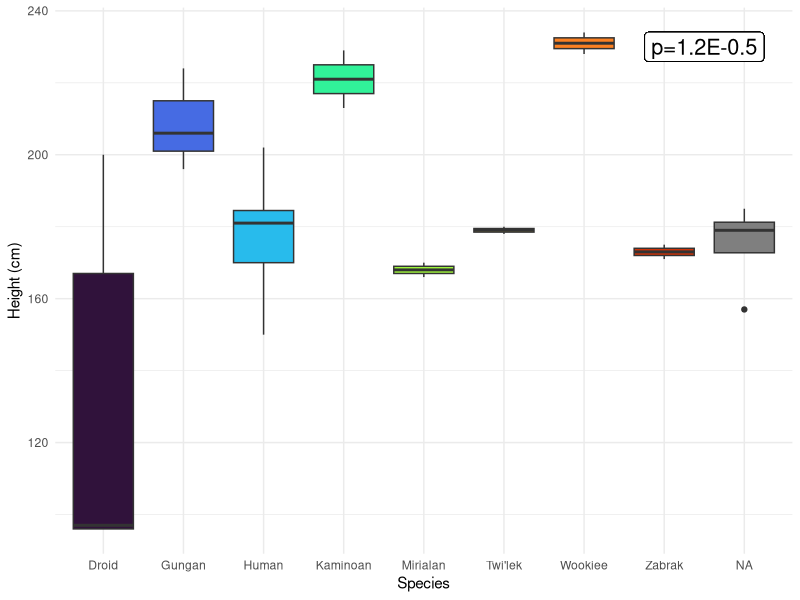
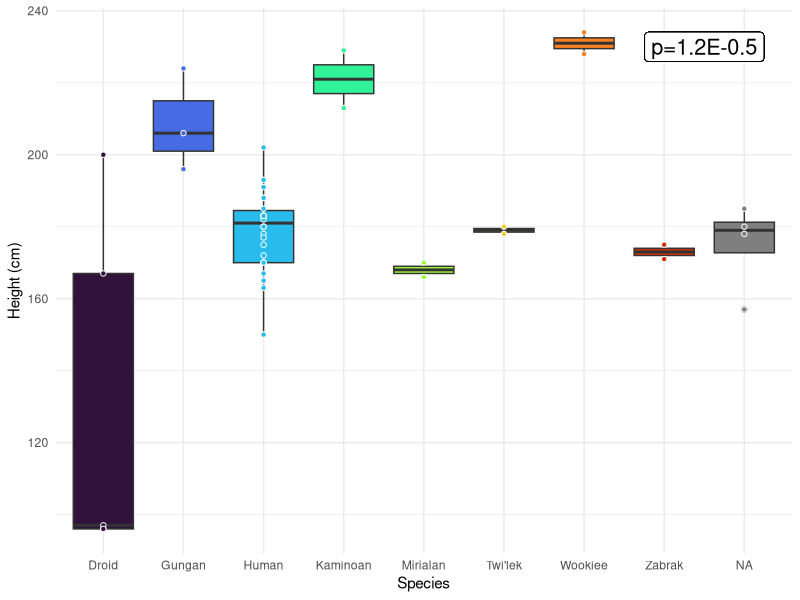
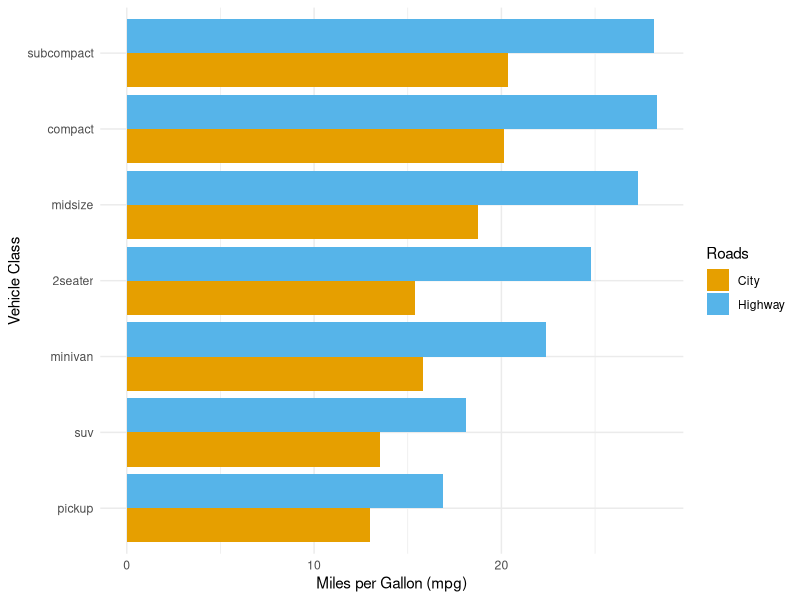
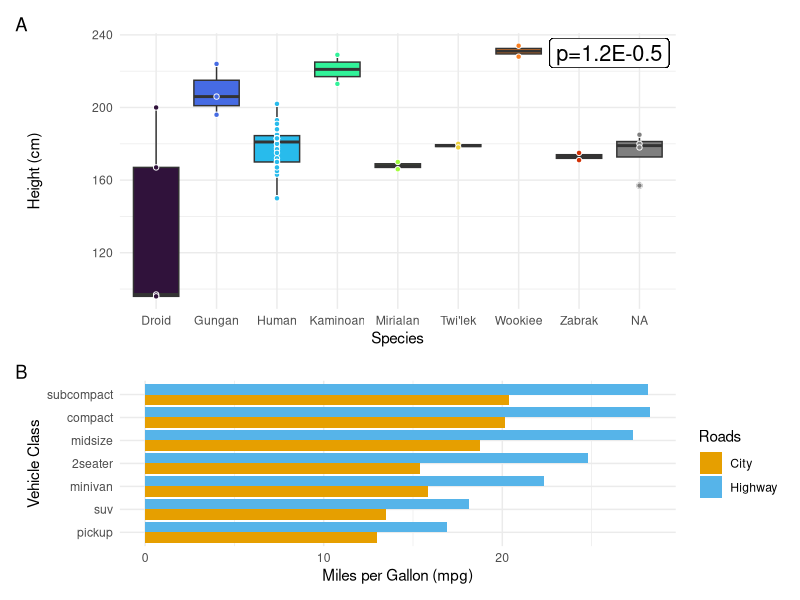

The R script that drew these images, in order:
## ---- chunk 1
#SETUP
library(ggplot2)
library(ggthemes)
library(patchwork)
library(dplyr)
library(viridis)
## ---- chunk 2
data(starwars)

stw_grouped <- starwars %>%
  group_by(species) %>%      #group all the species
  summarize(number= n()) %>% #find how many things are in each
  filter(number>1)           #pick only the species with more than one individual



big_species <- starwars %>%  #we're filtering the big starwars dataset, but lets save a new one
  filter(species %in% stw_grouped$species) %>% #only pick the species >1
  select(-(films:starships)) #get rid of the last three columns which are lists

#n <- names(select_if(big_species, is.list)[c(1:3))
#n

glimpse(big_species)
## ---- chunk 3
big_clean_species <- big_species[complete.cases(big_species$height),]
anyNA(big_clean_species$height)

big_clean_species %>%
  group_by(species) %>%
  summarize(mean=mean(height), median=median(height), stdev=sd(height)) %>%
  print()
## ---- chunk 4
cols <- viridis(count(stw_grouped), option="turbo")

annotation <- data.frame(
   x = 8,
   y = 200,
   label = "label"
)


plot_h <- ggplot(big_clean_species, aes(x=species, y=height, fill=species)) +
  geom_boxplot(show.legend=F) +
  geom_label(label="p=1.2E-0.5", x=8.5, y=230, size=5.5, fill="white", show.legend=F) +
  scale_fill_manual(values=cols) +
  xlab("Species") +
  ylab("Height (cm)") +
  theme_minimal()

plot_h
## ---- chunk 5
plot_h <- plot_h +
    geom_point(shape=21, color="white", show.legend=F) #add points to the graph. after boxplot so no overlap
  
plot_h
## ---- chunk 6
data(mpg)

hwy_mpg <- mpg %>%
  group_by(class) %>%           #group by vehicle type
  summarize(mpg=mean(hwy)) %>%  #calculate average mpg for vehicle type
  mutate(Roads="Highway")            #add "type" column to help with bar chart

cty_mpg <- mpg %>%              #repeat for city mpg
  group_by(class) %>%
  summarize(mpg=mean(cty)) %>%
  mutate(Roads="City")

combined_mpg <- rbind(hwy_mpg, cty_mpg) %>%  #use rbind (combine by rows). Adds two 3x7 tibbles into one 3x14
  arrange(by=class) %>% #for neatness, put the same vehicle types next to each other
  print()

colors <- viridis(2, option="turbo")

mpg_plot <- ggplot(combined_mpg, aes(x=reorder(class, mpg), y=mpg, fill=Roads, levels=mpg, decreasing=T)) + 
  #x=reorder reorders x axis by the mpg values
  geom_bar(position="dodge", stat="identity") + #position= "dodge" makes the bars side by side
  coord_flip() +
  theme_minimal() +
  ylab("Miles per Gallon (mpg)") +
  xlab("Vehicle Class") +
  scale_fill_manual(values=(c("#E69F00", "#56B4E9")))

mpg_plot
## ---- chunk 7
multiplot <- (plot_h/mpg_plot) +
  plot_layout(heights=c(5,3)) +
  plot_annotation(tag_levels = 'A')

multiplot
